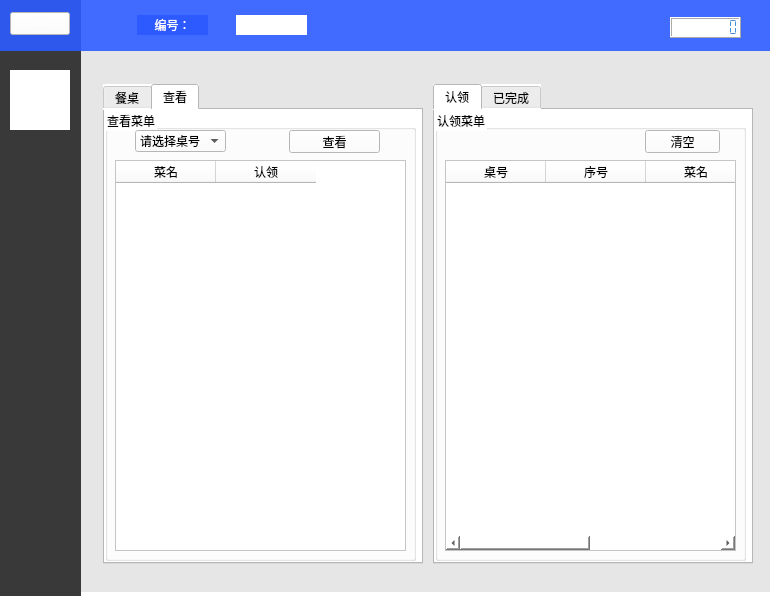
<?xml version="1.0" encoding="UTF-8"?>
<ui version="4.0">
 <class>chef_widget</class>
 <widget class="QWidget" name="chef_widget">
  <property name="geometry">
   <rect>
    <x>0</x>
    <y>0</y>
    <width>770</width>
    <height>596</height>
   </rect>
  </property>
  <property name="windowTitle">
   <string>厨师界面</string>
  </property>
  <property name="styleSheet">
   <string notr="true">background-color: rgb(255, 255, 255);</string>
  </property>
  <widget class="QPushButton" name="back_pushButton">
   <property name="geometry">
    <rect>
     <x>10</x>
     <y>12</y>
     <width>60</width>
     <height>23</height>
    </rect>
   </property>
   <property name="styleSheet">
    <string notr="true">color: rgb(255, 255, 255);</string>
   </property>
   <property name="text">
    <string>&lt;&lt;</string>
   </property>
  </widget>
  <widget class="QLabel" name="label_3">
   <property name="geometry">
    <rect>
     <x>10</x>
     <y>70</y>
     <width>60</width>
     <height>60</height>
    </rect>
   </property>
   <property name="styleSheet">
    <string notr="true">background-color: rgb(255, 255, 255);</string>
   </property>
   <property name="text">
    <string/>
   </property>
   <property name="pixmap">
    <pixmap resource="image.qrc">:/image/images/chef.png</pixmap>
   </property>
  </widget>
  <widget class="QLabel" name="label_12">
   <property name="geometry">
    <rect>
     <x>137</x>
     <y>15</y>
     <width>71</width>
     <height>20</height>
    </rect>
   </property>
   <property name="styleSheet">
    <string notr="true">background-color: rgba(44, 90, 255);
color: rgb(255, 255, 255);</string>
   </property>
   <property name="text">
    <string>编号：</string>
   </property>
   <property name="alignment">
    <set>Qt::AlignCenter</set>
   </property>
  </widget>
  <widget class="QTabWidget" name="tabWidget">
   <property name="geometry">
    <rect>
     <x>103</x>
     <y>84</y>
     <width>320</width>
     <height>480</height>
    </rect>
   </property>
   <property name="styleSheet">
    <string notr="true">background-color: rgb(255, 255, 255);</string>
   </property>
   <property name="currentIndex">
    <number>1</number>
   </property>
   <widget class="QWidget" name="tab">
    <attribute name="title">
     <string>餐桌</string>
    </attribute>
    <widget class="QGroupBox" name="groupBox_3">
     <property name="geometry">
      <rect>
       <x>10</x>
       <y>0</y>
       <width>300</width>
       <height>450</height>
      </rect>
     </property>
     <property name="minimumSize">
      <size>
       <width>0</width>
       <height>0</height>
      </size>
     </property>
     <property name="styleSheet">
      <string notr="true">background-color: rgb(255, 255, 255);</string>
     </property>
     <property name="title">
      <string>餐桌信息</string>
     </property>
     <widget class="QWidget" name="layoutWidget">
      <property name="geometry">
       <rect>
        <x>10</x>
        <y>60</y>
        <width>278</width>
        <height>190</height>
       </rect>
      </property>
      <layout class="QGridLayout" name="gridLayout">
       <item row="0" column="0">
        <layout class="QVBoxLayout" name="verticalLayout">
         <item>
          <widget class="QLabel" name="A1_label">
           <property name="minimumSize">
            <size>
             <width>60</width>
             <height>60</height>
            </size>
           </property>
           <property name="maximumSize">
            <size>
             <width>60</width>
             <height>60</height>
            </size>
           </property>
           <property name="styleSheet">
            <string notr="true">background-image: url(:/image/images/empty_table.png);</string>
           </property>
           <property name="text">
            <string/>
           </property>
           <property name="pixmap">
            <pixmap resource="image.qrc">:/image/images/nocs_table.png</pixmap>
           </property>
          </widget>
         </item>
         <item>
          <widget class="QLabel" name="label">
           <property name="text">
            <string>01</string>
           </property>
           <property name="alignment">
            <set>Qt::AlignCenter</set>
           </property>
          </widget>
         </item>
        </layout>
       </item>
       <item row="0" column="1">
        <layout class="QVBoxLayout" name="verticalLayout_2">
         <item>
          <widget class="QLabel" name="A2_label">
           <property name="minimumSize">
            <size>
             <width>60</width>
             <height>60</height>
            </size>
           </property>
           <property name="maximumSize">
            <size>
             <width>60</width>
             <height>60</height>
            </size>
           </property>
           <property name="styleSheet">
            <string notr="true">background-image: url(:/image/images/empty_table.png);</string>
           </property>
           <property name="text">
            <string/>
           </property>
           <property name="pixmap">
            <pixmap resource="image.qrc">:/image/images/nocs_table.png</pixmap>
           </property>
          </widget>
         </item>
         <item>
          <widget class="QLabel" name="label_5">
           <property name="text">
            <string>02</string>
           </property>
           <property name="alignment">
            <set>Qt::AlignCenter</set>
           </property>
          </widget>
         </item>
        </layout>
       </item>
       <item row="0" column="2">
        <layout class="QVBoxLayout" name="verticalLayout_3">
         <item>
          <widget class="QLabel" name="A3_label">
           <property name="minimumSize">
            <size>
             <width>60</width>
             <height>60</height>
            </size>
           </property>
           <property name="maximumSize">
            <size>
             <width>60</width>
             <height>60</height>
            </size>
           </property>
           <property name="styleSheet">
            <string notr="true">background-image: url(:/image/images/empty_table.png);</string>
           </property>
           <property name="text">
            <string/>
           </property>
           <property name="pixmap">
            <pixmap resource="image.qrc">:/image/images/nocs_table.png</pixmap>
           </property>
          </widget>
         </item>
         <item>
          <widget class="QLabel" name="label_6">
           <property name="text">
            <string>03</string>
           </property>
           <property name="alignment">
            <set>Qt::AlignCenter</set>
           </property>
          </widget>
         </item>
        </layout>
       </item>
       <item row="0" column="3">
        <layout class="QVBoxLayout" name="verticalLayout_4">
         <item>
          <widget class="QLabel" name="A4_label">
           <property name="minimumSize">
            <size>
             <width>60</width>
             <height>60</height>
            </size>
           </property>
           <property name="maximumSize">
            <size>
             <width>60</width>
             <height>60</height>
            </size>
           </property>
           <property name="styleSheet">
            <string notr="true">background-image: url(:/image/images/empty_table.png);</string>
           </property>
           <property name="text">
            <string/>
           </property>
           <property name="pixmap">
            <pixmap resource="image.qrc">:/image/images/nocs_table.png</pixmap>
           </property>
          </widget>
         </item>
         <item>
          <widget class="QLabel" name="label_7">
           <property name="text">
            <string>04</string>
           </property>
           <property name="alignment">
            <set>Qt::AlignCenter</set>
           </property>
          </widget>
         </item>
        </layout>
       </item>
       <item row="1" column="0">
        <layout class="QVBoxLayout" name="verticalLayout_5">
         <item>
          <widget class="QLabel" name="A5_label">
           <property name="minimumSize">
            <size>
             <width>60</width>
             <height>60</height>
            </size>
           </property>
           <property name="maximumSize">
            <size>
             <width>60</width>
             <height>60</height>
            </size>
           </property>
           <property name="styleSheet">
            <string notr="true">background-image: url(:/image/images/empty_table.png);</string>
           </property>
           <property name="text">
            <string/>
           </property>
           <property name="pixmap">
            <pixmap resource="image.qrc">:/image/images/nocs_table.png</pixmap>
           </property>
          </widget>
         </item>
         <item>
          <widget class="QLabel" name="label_8">
           <property name="text">
            <string>05</string>
           </property>
           <property name="alignment">
            <set>Qt::AlignCenter</set>
           </property>
          </widget>
         </item>
        </layout>
       </item>
       <item row="1" column="1">
        <layout class="QVBoxLayout" name="verticalLayout_6">
         <item>
          <widget class="QLabel" name="A6_label">
           <property name="minimumSize">
            <size>
             <width>60</width>
             <height>60</height>
            </size>
           </property>
           <property name="maximumSize">
            <size>
             <width>60</width>
             <height>60</height>
            </size>
           </property>
           <property name="styleSheet">
            <string notr="true">background-image: url(:/image/images/empty_table.png);</string>
           </property>
           <property name="text">
            <string/>
           </property>
           <property name="pixmap">
            <pixmap resource="image.qrc">:/image/images/nocs_table.png</pixmap>
           </property>
          </widget>
         </item>
         <item>
          <widget class="QLabel" name="label_9">
           <property name="text">
            <string>06</string>
           </property>
           <property name="alignment">
            <set>Qt::AlignCenter</set>
           </property>
          </widget>
         </item>
        </layout>
       </item>
       <item row="1" column="2">
        <layout class="QVBoxLayout" name="verticalLayout_7">
         <item>
          <widget class="QLabel" name="A7_label">
           <property name="minimumSize">
            <size>
             <width>60</width>
             <height>60</height>
            </size>
           </property>
           <property name="maximumSize">
            <size>
             <width>60</width>
             <height>60</height>
            </size>
           </property>
           <property name="styleSheet">
            <string notr="true">background-image: url(:/image/images/empty_table.png);</string>
           </property>
           <property name="text">
            <string/>
           </property>
           <property name="pixmap">
            <pixmap resource="image.qrc">:/image/images/nocs_table.png</pixmap>
           </property>
          </widget>
         </item>
         <item>
          <widget class="QLabel" name="label_10">
           <property name="text">
            <string>07</string>
           </property>
           <property name="alignment">
            <set>Qt::AlignCenter</set>
           </property>
          </widget>
         </item>
        </layout>
       </item>
       <item row="1" column="3">
        <layout class="QVBoxLayout" name="verticalLayout_8">
         <item>
          <widget class="QLabel" name="A8_label">
           <property name="minimumSize">
            <size>
             <width>60</width>
             <height>60</height>
            </size>
           </property>
           <property name="maximumSize">
            <size>
             <width>60</width>
             <height>60</height>
            </size>
           </property>
           <property name="styleSheet">
            <string notr="true">background-image: url(:/image/images/empty_table.png);</string>
           </property>
           <property name="text">
            <string/>
           </property>
           <property name="pixmap">
            <pixmap resource="image.qrc">:/image/images/nocs_table.png</pixmap>
           </property>
          </widget>
         </item>
         <item>
          <widget class="QLabel" name="label_11">
           <property name="text">
            <string>08</string>
           </property>
           <property name="alignment">
            <set>Qt::AlignCenter</set>
           </property>
          </widget>
         </item>
        </layout>
       </item>
      </layout>
     </widget>
     <widget class="QPushButton" name="searchtable_pushButton">
      <property name="geometry">
       <rect>
        <x>200</x>
        <y>30</y>
        <width>75</width>
        <height>23</height>
       </rect>
      </property>
      <property name="text">
       <string>查询餐桌</string>
      </property>
     </widget>
     <widget class="QLabel" name="label_2">
      <property name="geometry">
       <rect>
        <x>20</x>
        <y>30</y>
        <width>20</width>
        <height>20</height>
       </rect>
      </property>
      <property name="minimumSize">
       <size>
        <width>20</width>
        <height>20</height>
       </size>
      </property>
      <property name="maximumSize">
       <size>
        <width>20</width>
        <height>20</height>
       </size>
      </property>
      <property name="styleSheet">
       <string notr="true">background-color: rgb(44, 90, 255);</string>
      </property>
      <property name="text">
       <string/>
      </property>
     </widget>
     <widget class="QLabel" name="label_4">
      <property name="geometry">
       <rect>
        <x>50</x>
        <y>30</y>
        <width>54</width>
        <height>20</height>
       </rect>
      </property>
      <property name="text">
       <string>有客人</string>
      </property>
     </widget>
    </widget>
   </widget>
   <widget class="QWidget" name="tab_2">
    <attribute name="title">
     <string>查看</string>
    </attribute>
    <widget class="QGroupBox" name="groupBox">
     <property name="geometry">
      <rect>
       <x>0</x>
       <y>0</y>
       <width>311</width>
       <height>451</height>
      </rect>
     </property>
     <property name="styleSheet">
      <string notr="true">background-color: rgb(255, 255, 255);</string>
     </property>
     <property name="title">
      <string>查看菜单</string>
     </property>
     <widget class="QTableWidget" name="csmenu_tableWidget">
      <property name="geometry">
       <rect>
        <x>10</x>
        <y>50</y>
        <width>291</width>
        <height>391</height>
       </rect>
      </property>
      <property name="editTriggers">
       <set>QAbstractItemView::NoEditTriggers</set>
      </property>
      <column>
       <property name="text">
        <string>菜名</string>
       </property>
      </column>
      <column>
       <property name="text">
        <string>认领</string>
       </property>
      </column>
     </widget>
     <widget class="QPushButton" name="query_pushButton">
      <property name="geometry">
       <rect>
        <x>184</x>
        <y>20</y>
        <width>91</width>
        <height>23</height>
       </rect>
      </property>
      <property name="text">
       <string>查看</string>
      </property>
     </widget>
     <widget class="QComboBox" name="comboBox">
      <property name="geometry">
       <rect>
        <x>30</x>
        <y>20</y>
        <width>91</width>
        <height>22</height>
       </rect>
      </property>
      <item>
       <property name="text">
        <string>请选择桌号</string>
       </property>
      </item>
      <item>
       <property name="text">
        <string>01</string>
       </property>
      </item>
      <item>
       <property name="text">
        <string>02</string>
       </property>
      </item>
      <item>
       <property name="text">
        <string>03</string>
       </property>
      </item>
      <item>
       <property name="text">
        <string>04</string>
       </property>
      </item>
      <item>
       <property name="text">
        <string>05</string>
       </property>
      </item>
      <item>
       <property name="text">
        <string>06</string>
       </property>
      </item>
      <item>
       <property name="text">
        <string>07</string>
       </property>
      </item>
      <item>
       <property name="text">
        <string>08</string>
       </property>
      </item>
     </widget>
    </widget>
   </widget>
  </widget>
  <widget class="QTabWidget" name="tabWidget_2">
   <property name="geometry">
    <rect>
     <x>433</x>
     <y>84</y>
     <width>320</width>
     <height>480</height>
    </rect>
   </property>
   <property name="styleSheet">
    <string notr="true">background-color: rgb(255, 255, 255);</string>
   </property>
   <property name="currentIndex">
    <number>0</number>
   </property>
   <widget class="QWidget" name="tab_3">
    <attribute name="title">
     <string>认领</string>
    </attribute>
    <widget class="QGroupBox" name="groupBox_2">
     <property name="geometry">
      <rect>
       <x>0</x>
       <y>0</y>
       <width>311</width>
       <height>451</height>
      </rect>
     </property>
     <property name="styleSheet">
      <string notr="true">background-color: rgb(255, 255, 255);</string>
     </property>
     <property name="title">
      <string>认领菜单</string>
     </property>
     <widget class="QTableWidget" name="mymenu_tableWidget">
      <property name="geometry">
       <rect>
        <x>10</x>
        <y>50</y>
        <width>291</width>
        <height>391</height>
       </rect>
      </property>
      <property name="editTriggers">
       <set>QAbstractItemView::NoEditTriggers</set>
      </property>
      <column>
       <property name="text">
        <string>桌号</string>
       </property>
      </column>
      <column>
       <property name="text">
        <string>序号</string>
       </property>
      </column>
      <column>
       <property name="text">
        <string>菜名</string>
       </property>
      </column>
      <column>
       <property name="text">
        <string>完成</string>
       </property>
      </column>
     </widget>
     <widget class="QPushButton" name="clear_pushButton">
      <property name="geometry">
       <rect>
        <x>210</x>
        <y>20</y>
        <width>75</width>
        <height>23</height>
       </rect>
      </property>
      <property name="text">
       <string>清空</string>
      </property>
     </widget>
    </widget>
   </widget>
   <widget class="QWidget" name="tab_4">
    <attribute name="title">
     <string>已完成</string>
    </attribute>
    <widget class="QGroupBox" name="groupBox_4">
     <property name="geometry">
      <rect>
       <x>0</x>
       <y>0</y>
       <width>311</width>
       <height>451</height>
      </rect>
     </property>
     <property name="styleSheet">
      <string notr="true">background-color: rgb(255, 255, 255);</string>
     </property>
     <property name="title">
      <string>记录</string>
     </property>
     <widget class="QTableWidget" name="donemenu_tableWidget">
      <property name="geometry">
       <rect>
        <x>10</x>
        <y>50</y>
        <width>291</width>
        <height>391</height>
       </rect>
      </property>
      <property name="editTriggers">
       <set>QAbstractItemView::NoEditTriggers</set>
      </property>
      <column>
       <property name="text">
        <string>桌号</string>
       </property>
      </column>
      <column>
       <property name="text">
        <string>序号</string>
       </property>
      </column>
      <column>
       <property name="text">
        <string>菜名</string>
       </property>
      </column>
     </widget>
     <widget class="QPushButton" name="clear_pushButton_2">
      <property name="geometry">
       <rect>
        <x>210</x>
        <y>20</y>
        <width>75</width>
        <height>23</height>
       </rect>
      </property>
      <property name="text">
       <string>清空</string>
      </property>
     </widget>
    </widget>
   </widget>
  </widget>
  <widget class="QLabel" name="id_label">
   <property name="geometry">
    <rect>
     <x>236</x>
     <y>15</y>
     <width>71</width>
     <height>20</height>
    </rect>
   </property>
   <property name="styleSheet">
    <string notr="true">color: rgb(255, 255, 255);
background-color: rgb(255, 255, 255);</string>
   </property>
   <property name="text">
    <string/>
   </property>
   <property name="alignment">
    <set>Qt::AlignCenter</set>
   </property>
  </widget>
  <widget class="QLabel" name="black_label">
   <property name="geometry">
    <rect>
     <x>0</x>
     <y>0</y>
     <width>81</width>
     <height>601</height>
    </rect>
   </property>
   <property name="styleSheet">
    <string notr="true">background-color: rgb(57, 57, 57);</string>
   </property>
   <property name="text">
    <string/>
   </property>
  </widget>
  <widget class="QLabel" name="label_13">
   <property name="geometry">
    <rect>
     <x>0</x>
     <y>0</y>
     <width>901</width>
     <height>51</height>
    </rect>
   </property>
   <property name="styleSheet">
    <string notr="true">background-color: rgba(44, 90, 255, 230);</string>
   </property>
   <property name="text">
    <string/>
   </property>
   <property name="alignment">
    <set>Qt::AlignCenter</set>
   </property>
  </widget>
  <widget class="QLCDNumber" name="lcdNumber">
   <property name="geometry">
    <rect>
     <x>670</x>
     <y>17</y>
     <width>71</width>
     <height>21</height>
    </rect>
   </property>
   <property name="minimumSize">
    <size>
     <width>71</width>
     <height>21</height>
    </size>
   </property>
   <property name="maximumSize">
    <size>
     <width>71</width>
     <height>21</height>
    </size>
   </property>
   <property name="styleSheet">
    <string notr="true">color: rgb(71, 143, 214);</string>
   </property>
   <property name="frameShape">
    <enum>QFrame::Box</enum>
   </property>
   <property name="digitCount">
    <number>8</number>
   </property>
   <property name="segmentStyle">
    <enum>QLCDNumber::Flat</enum>
   </property>
  </widget>
  <widget class="QLabel" name="label_14">
   <property name="geometry">
    <rect>
     <x>81</x>
     <y>51</y>
     <width>821</width>
     <height>541</height>
    </rect>
   </property>
   <property name="styleSheet">
    <string notr="true">background-color: rgb(230, 230, 230);</string>
   </property>
   <property name="text">
    <string/>
   </property>
  </widget>
  <zorder>label_14</zorder>
  <zorder>black_label</zorder>
  <zorder>label_13</zorder>
  <zorder>label_3</zorder>
  <zorder>back_pushButton</zorder>
  <zorder>label_12</zorder>
  <zorder>id_label</zorder>
  <zorder>tabWidget_2</zorder>
  <zorder>tabWidget</zorder>
  <zorder>lcdNumber</zorder>
 </widget>
 <resources>
  <include location="image.qrc"/>
 </resources>
 <connections/>
</ui>
